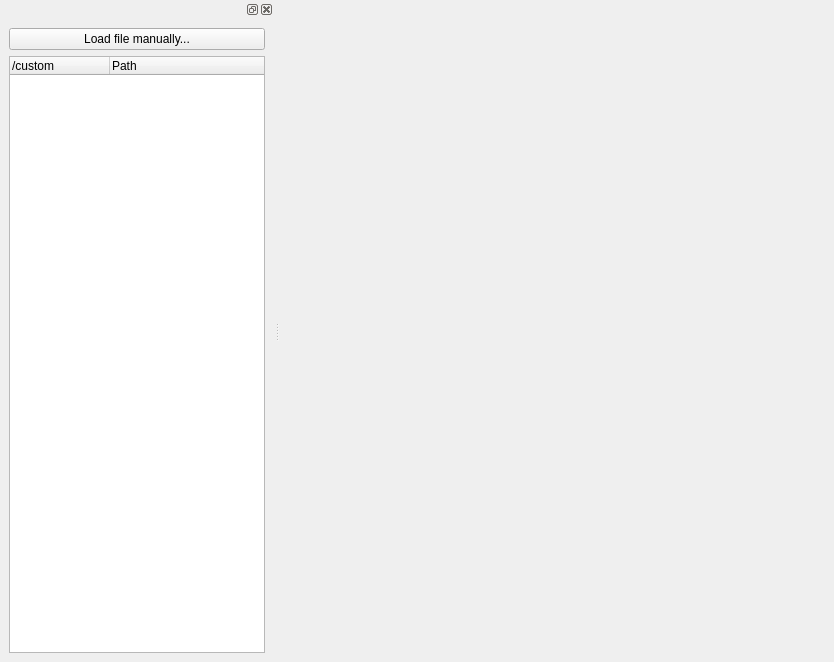
<?xml version="1.0" encoding="UTF-8"?>
<ui version="4.0">
 <class>MainWindow</class>
 <widget class="QMainWindow" name="MainWindow">
  <property name="geometry">
   <rect>
    <x>0</x>
    <y>0</y>
    <width>834</width>
    <height>662</height>
   </rect>
  </property>
  <property name="windowTitle">
   <string>SetupFileTool</string>
  </property>
  <widget class="QWidget" name="centralwidget">
   <layout class="QGridLayout" name="gridLayout">
    <item row="0" column="0">
     <widget class="QStackedWidget" name="workarea"/>
    </item>
   </layout>
  </widget>
  <widget class="QDockWidget" name="dockWidget">
   <attribute name="dockWidgetArea">
    <number>1</number>
   </attribute>
   <widget class="QWidget" name="dockWidgetContents">
    <layout class="QVBoxLayout" name="verticalLayout_2">
     <item>
      <widget class="QPushButton" name="pushButtonLoadFile">
       <property name="text">
        <string>Load file manually...</string>
       </property>
      </widget>
     </item>
     <item>
      <widget class="QTreeWidget" name="treeWidget">
       <property name="expandsOnDoubleClick">
        <bool>false</bool>
       </property>
       <column>
        <property name="text">
         <string>/custom</string>
        </property>
       </column>
       <column>
        <property name="text">
         <string>Path</string>
        </property>
       </column>
      </widget>
     </item>
    </layout>
   </widget>
  </widget>
 </widget>
 <resources/>
 <connections/>
</ui>
